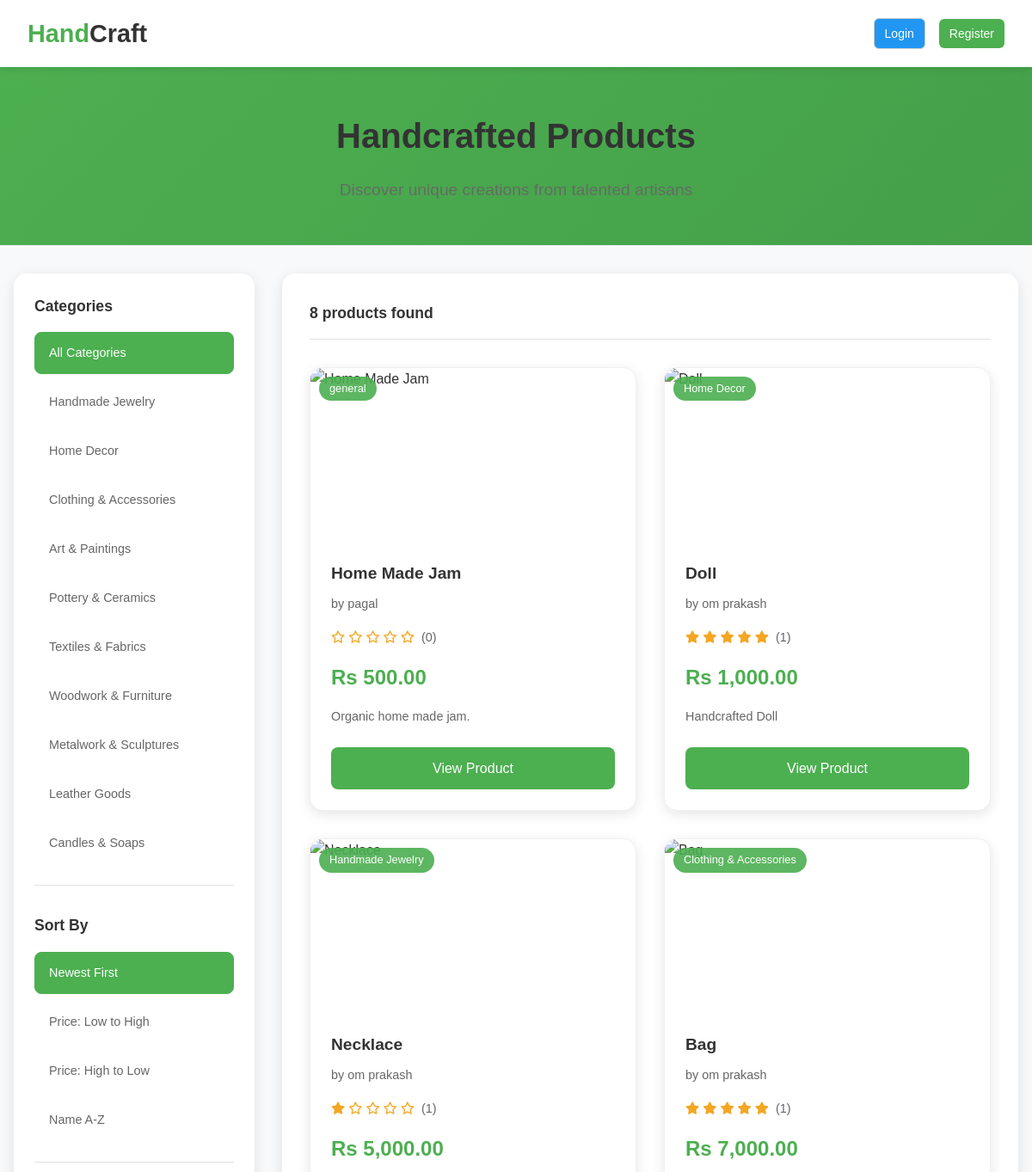
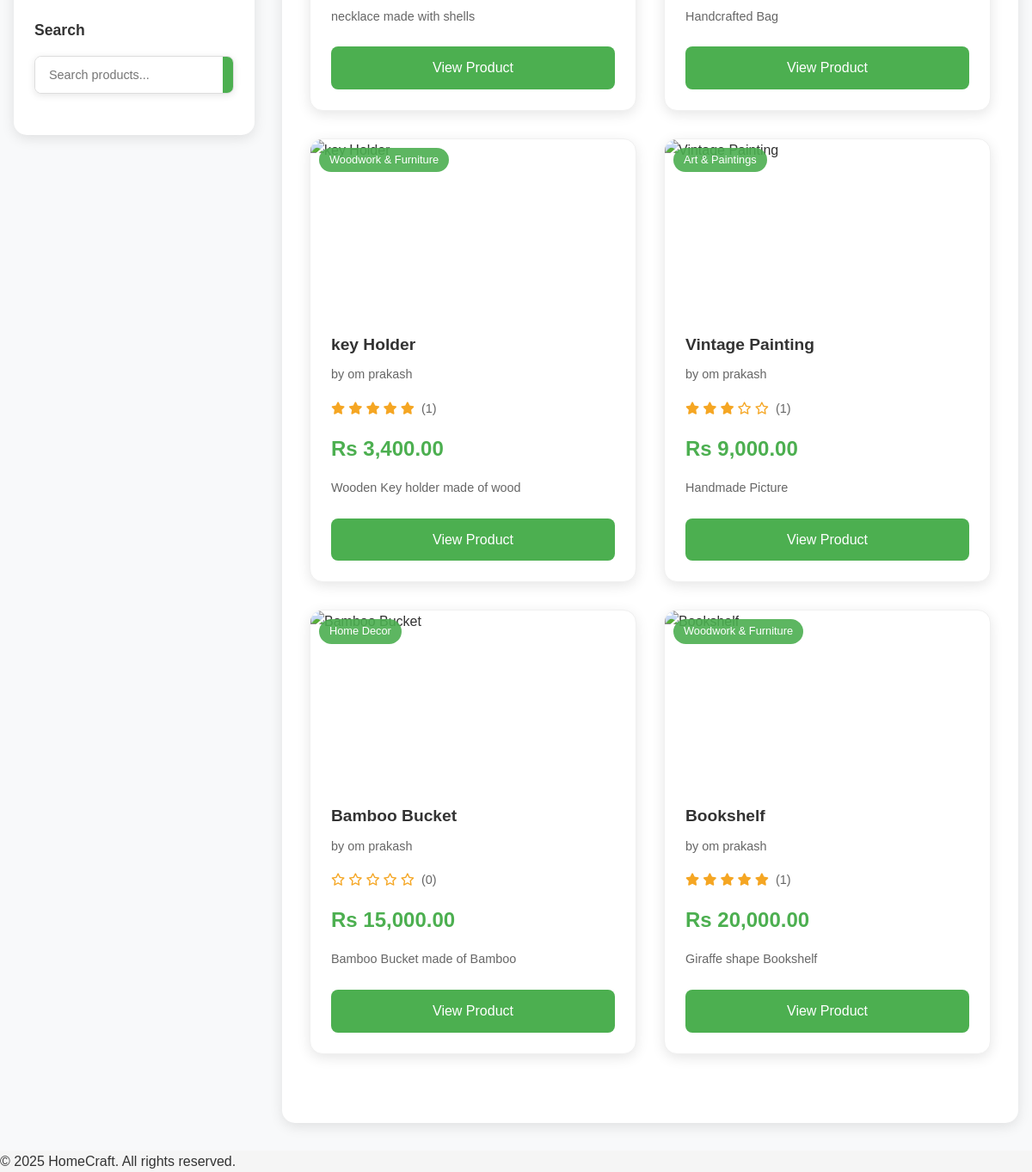
Screenshot of /catalog.php with the database file from the repository (2 pictures, top to bottom).
### tables this page shows
CREATE TABLE `products` (
  `id` int(11) NOT NULL,
  `seller_id` int(10) NOT NULL,
  `name` varchar(255) NOT NULL,
  `description` text DEFAULT NULL,
  `category` varchar(50) DEFAULT 'general',
  `price` decimal(10,2) NOT NULL,
  `stock` int(10) UNSIGNED NOT NULL DEFAULT 0,
  `is_active` tinyint(1) DEFAULT 1,
  `image` varchar(255) DEFAULT NULL,
  `created_at` timestamp NOT NULL DEFAULT current_timestamp()
);

CREATE TABLE `users` (
  `id` int(11) NOT NULL,
  `name` varchar(100) NOT NULL,
  `email` varchar(100) NOT NULL,
  `password` varchar(255) NOT NULL,
  `role` enum('buyer','seller','admin') DEFAULT 'buyer',
  `account_status` enum('active','frozen','suspended') DEFAULT 'active',
  `frozen_reason` text DEFAULT NULL,
  `frozen_at` timestamp NULL DEFAULT NULL,
  `subscription_expires` date DEFAULT NULL,
  `created_at` timestamp NOT NULL DEFAULT current_timestamp()
);

### config/config.php (called while the page is built, shortened)
<?php
function db(): PDO {
    $pdo = new PDO("mysql:host=localhost;dbname=homecraft;charset=utf8mb4", "root", "");
    $pdo->setAttribute(PDO::ATTR_ERRMODE, PDO::ERRMODE_EXCEPTION);
    $pdo->setAttribute(PDO::ATTR_DEFAULT_FETCH_MODE, PDO::FETCH_ASSOC);
    return $pdo;
}
function get_categories(): array {
    return [
        'jewelry' => 'Handmade Jewelry',
        'home-decor' => 'Home Decor',
        'clothing' => 'Clothing & Accessories',
        'art' => 'Art & Paintings',
        'pottery' => 'Pottery & Ceramics',
        'textiles' => 'Textiles & Fabrics',
        'woodwork' => 'Woodwork & Furniture',
        'metalwork' => 'Metalwork & Sculptures',
        'leather' => 'Leather Goods',
        'candles' => 'Candles & Soaps'
    ];
}
function format_price(float $price): string {
    return 'Rs ' . number_format($price, 2);
}
function truncate_text(string $text, int $length = 100): string {
    if (strlen($text) <= $length) {
        return $text;
    }
    return substr($text, 0, $length) . '...';
}

### app/Database.php (called while the page is built, shortened)
<?php
class Database {
    private static ?PDO $pdo = null;
    public static function pdo(): PDO {
        if (self::$pdo === null) {
            self::$pdo = db();
        }
        return self::$pdo;
    }
}

### app/Product.php (called while the page is built, shortened)
<?php
class Product {
    public static function allActive(int $limit = null, int $offset = 0): array {
        $sql = "SELECT p.*, u.name as seller_name FROM products p
                JOIN users u ON p.seller_id = u.id
                WHERE p.is_active = 1
                ORDER BY p.created_at DESC";
        if ($limit) {
            $sql .= " LIMIT $limit OFFSET $offset";
        }
        $stmt = Database::pdo()->query($sql);
        return $stmt->fetchAll();
    }
    public static function getTotalCount(): int {
        try {
            $stmt = Database::pdo()->query("SELECT COUNT(*) FROM products WHERE is_active = 1");
        } catch (Exception $e) {
            $stmt = Database::pdo()->query("SELECT COUNT(*) FROM products");
        }
        return (int) $stmt->fetchColumn();
    }
    public static function getRatingSummary(int $productId): array {
        try {
            $stmt = Database::pdo()->prepare("SELECT COUNT(*) as count, COALESCE(AVG(rating),0) as avg FROM product_reviews WHERE product_id = ?");
            $stmt->execute([$productId]);
            $row = $stmt->fetch() ?: ['count' => 0, 'avg' => 0];
            return ['count' => (int)$row['count'], 'avg' => round((float)$row['avg'], 2)];
        } catch (Exception $e) {
            return ['count' => 0, 'avg' => 0.0];
        }
    }
}

### public/catalog.php (the view, shortened to what this page needs)
<?php
require_once __DIR__ . '/../config/config.php';
require_once __DIR__ . '/../app/Database.php';
require_once __DIR__ . '/../app/Product.php';
$category = $_GET['category'] ?? '';
$search = $_GET['search'] ?? '';
$sort = $_GET['sort'] ?? 'newest';
$page = max(1, (int)($_GET['page'] ?? 1));
$perPage = ITEMS_PER_PAGE;
$offset = ($page - 1) * $perPage;
try {
    if ($category && $category !== 'all') {
        $products = Product::byCategory($category);
        $totalProducts = count($products);
        $products = array_slice($products, $offset, $perPage);
    } elseif ($search) {
        $products = Product::search($search);
        $totalProducts = count($products);
        $products = array_slice($products, $offset, $perPage);
    } else {
        $products = Product::allActive($perPage, $offset);
        $totalProducts = Product::getTotalCount();
    }
} catch (Exception $e) {
    error_log("Error fetching products: " . $e->getMessage());
    $products = [];
    $totalProducts = 0;
}
$allCategories = get_categories();
?>
<!DOCTYPE html>
<html lang="en">
<head>
    <link rel="stylesheet" href="handcraf.css">
    <link rel="stylesheet" href="startstyle.css">
    <link rel="stylesheet" href="https://cdnjs.cloudflare.com/ajax/libs/font-awesome/6.4.0/css/all.min.css">
</head>
<body>
    <?php include __DIR__ . '/../includes/header.php'; ?>
    <div class="catalog-container">
        <div class="catalog-header">
            <div class="container">
                <h1>Handcrafted Products</h1>
                <p>Discover unique creations from talented artisans</p>
            </div>
    </div>
        <div class="container">
            <div class="catalog-layout">
                <aside class="catalog-sidebar">
                    <div class="filter-section">
                        <h3>Categories</h3>
                        <div class="filter-options">
                            <a href="?<?= http_build_query(array_merge($_GET, ['category' => '', 'page' => 1])) ?>"
                               class="filter-option <?= !$category ? 'active' : '' ?>">
                                All Categories
                            </a>
                            <?php foreach ($allCategories as $key => $name): ?>
                                <a href="?<?= http_build_query(array_merge($_GET, ['category' => $key, 'page' => 1])) ?>"
                                   class="filter-option <?= $category === $key ? 'active' : '' ?>">
                                    <?= $name ?>
  </a>
<?php endforeach; ?>
</div>
                    </div>
                    <div class="filter-section">
                        <h3>Sort By</h3>
                        <div class="filter-options">
                            <a href="?<?= http_build_query(array_merge($_GET, ['sort' => 'newest', 'page' => 1])) ?>"
                               class="filter-option <?= $sort === 'newest' ? 'active' : '' ?>">
                                Newest First
                            </a>
                            <a href="?<?= http_build_query(array_merge($_GET, ['sort' => 'price-low', 'page' => 1])) ?>"
                               class="filter-option <?= $sort === 'price-low' ? 'active' : '' ?>">
                                Price: Low to High
                            </a>
                            <a href="?<?= http_build_query(array_merge($_GET, ['sort' => 'price-high', 'page' => 1])) ?>"
                               class="filter-option <?= $sort === 'price-high' ? 'active' : '' ?>">
                                Price: High to Low
                            </a>
                            <a href="?<?= http_build_query(array_merge($_GET, ['sort' => 'name', 'page' => 1])) ?>"
                               class="filter-option <?= $sort === 'name' ? 'active' : '' ?>">
                                Name A-Z
                            </a>
                        </div>
                    </div>
                    <div class="filter-section">
                        <h3>Search</h3>
                        <form method="GET" class="sidebar-search">
                            <div class="search-input-group">
                                <input type="text" name="search" placeholder="Search products..."
                                       value="<?= htmlspecialchars($search) ?>" class="search-input">
                                <button type="submit" class="search-btn">
                                </button>
                            </div>
                        </form>
                    </div>
                </aside>
                <main class="catalog-main">
                                            <div class="catalog-toolbar">
                            <div class="results-info">
                                <span class="results-count">
                                    <?= $totalProducts ?> product<?= $totalProducts !== 1 ? 's' : '' ?> found
                                </span>
                            </div>
                        </div>
                    <?php if (!empty($products)): ?>
                        <div class="products-grid catalog-grid">
                            <?php foreach ($products as $product): ?>
                                <div class="product-card">
                                    <div class="product-image">
                                        <?php if (isset($product['category']) && $product['category']): ?>
                                            <div class="category-badge"><?= $allCategories[$product['category']] ?? $product['category'] ?></div>
                                        <?php endif; ?>
                                    </div>
                                    <div class="product-info">
                                        <h3><?= htmlspecialchars($product['name']) ?></h3>
                                        <p class="seller-name">by <?= htmlspecialchars($product['seller_name']) ?></p>
                                        <?php $sum = Product::getRatingSummary((int)$product['id']); $filled = (int)round($sum['avg']); ?>
                                        <div class="seller-name" style="color:#f5a623;">
                                            <?php for ($i=1; $i<=5; $i++): ?>
                                                <?php if ($i <= $filled): ?><i class="fas fa-star"></i><?php else: ?><i class="far fa-star"></i><?php endif; ?>
                                            <?php endfor; ?>
                                            <span style="color:#666; margin-left:.25rem;">(<?= (int)$sum['count'] ?>)</span>
                                        </div>
                                        <div class="product-price"><?= format_price($product['price']) ?></div>
                                        <p class="product-description"><?= truncate_text($product['description']) ?></p>
                                        <div class="product-actions">
                                            <a href="product.php?id=<?= $product['id'] ?>" class="btn-view">View Product</a>
                                        </div>
                                    </div>
                                </div>
                            <?php endforeach; ?>
                        </div>
                    <?php endif; ?>
                </main>
            </div>
        </div>
    </div>
    <?php include __DIR__ . '/../includes/footer.php'; ?>
</body>
</html>

### includes/header.php (shortened to what this page needs)
<?php
$user = $_SESSION['user'] ?? null;
$role = $user['role'] ?? null;
$frozen = $user['is_frozen'] ?? null;
?>
<header class="main-header">
    <div class="logo"><span>Hand</span>Craft</div>
    <div class="header-icons">
        <?php if ($user): ?>
            <span class="welcome">Hello, <?= e($user['name']) ?></span>
            <?php if ($role === 'buyer'): ?>
                <a href="wishlist.php" class="btn wishlist" title="My Wishlist">
                    <i class="fas fa-heart"></i> Wishlist
                </a>
                <a href="cart.php" class="btn cart" title="Shopping Cart">
                    <i class="fas fa-shopping-cart"></i> Cart
                </a>
            <?php endif; ?>
            <?php if ($frozen == 'false'): ?>
                 <a href="logout.php" class="btn logout">Logout</a>
                 <?php endif; ?>
                 <a href="../public/logout.php" class="btn logout">Logout</a>
        <?php else: ?>
            <a href="login.php" class="btn login">Login</a>
            <a href="register.php" class="btn register">Register</a>
        <?php endif; ?>
    </div>
</header>

### includes/footer.php (shortened to what this page needs)
<footer class="mt-16 py-8 text-center text-sm text-gray-500">
  &copy; <?php echo date('Y'); ?> HomeCraft. All rights reserved.
</footer>
</body>
</html>

### public/handcraf.css (style rules this page uses)
* { margin: 0; padding: 0; box-sizing: border-box; }
body { font-family: 'Segoe UI', sans-serif; background-color: #fffdf7; color: #333; line-height: 1.6; }
.container { max-width: 1200px; margin: 0 auto; padding: 0 2rem; }
.main-header { display: flex; justify-content: space-between; align-items: center; padding: 1rem 2rem; background: #fff; box-shadow: 0 2px 8px rgba(0,0,0,0.05); position: sticky; top: 0; z-index: 1000; }
.logo { font-size: 1.6rem; font-weight: bold; color: #333; }
.logo span { color: #ff6b6b; }
.header-icons { display: flex; align-items: center; gap: 1rem; }
.btn { padding: 0.5rem 1rem; border-radius: 20px; border: 1px solid transparent; font-weight: bold; cursor: pointer; transition: all 0.3s ease; text-decoration: none; display: inline-block; }
.header-icons .btn { padding: 6px 12px; border-radius: 6px; text-decoration: none; font-size: 14px; transition: 0.3s; }
.btn.login { border: 1px solid #ccc; color: #333; background: transparent; }
.btn.register, .btn.logout { background: #ff6b6b; color: white; }
.search-input-group { display: flex; background: white; border-radius: 25px; box-shadow: 0 4px 15px rgba(0,0,0,0.1); overflow: hidden; }
.search-input { flex: 1; padding: 1rem 1.5rem; border: none; outline: none; font-size: 1rem; }
.search-btn { background: #ff6b6b; color: white; border: none; padding: 1rem 1.5rem; cursor: pointer; transition: background 0.3s ease; }
.products-grid { display: grid; grid-template-columns: repeat(auto-fit, minmax(280px, 1fr)); gap: 2rem; margin-bottom: 3rem; }
.product-card { background: #fff; border-radius: 15px; overflow: hidden; box-shadow: 0 5px 15px rgba(0,0,0,0.08); transition: transform 0.3s ease; position: relative; }
.product-image { height: 200px; overflow: hidden; position: relative; }
.category-badge { position: absolute; top: 10px; left: 10px; background: rgba(0,0,0,0.7); color: white; padding: 0.3rem 0.8rem; border-radius: 15px; font-size: 0.7rem; font-weight: bold; }
.product-info { padding: 1.5rem; }
.product-info h3 { font-size: 1.2rem; margin-bottom: 0.5rem; color: #333; }
.seller-name { color: #666; margin-bottom: 0.5rem; font-size: 0.9rem; }
.product-price { color: #ff6b6b; font-weight: bold; font-size: 1.1rem; margin-bottom: 0.5rem; }
.product-description { font-size: 0.9rem; color: #555; margin-bottom: 1rem; line-height: 1.5; }
.product-actions { display: flex; gap: 0.5rem; align-items: center; }
.catalog-container { background: #f8f9fa; min-height: calc(100vh - 80px); }
.catalog-header { background: #fff; padding: 3rem 0; text-align: center; border-bottom: 1px solid #e9ecef; }
.catalog-header h1 { font-size: 2.5rem; margin-bottom: 0.5rem; color: #333; }
.catalog-header p { font-size: 1.1rem; color: #666; }
.catalog-layout { display: grid; grid-template-columns: 250px 1fr; gap: 2rem; padding: 2rem 0; }
.catalog-sidebar { background: #fff; border-radius: 15px; padding: 1.5rem; box-shadow: 0 2px 10px rgba(0,0,0,0.05); height: fit-content; position: sticky; top: 100px; }
.filter-section { margin-bottom: 2rem; padding-bottom: 1.5rem; border-bottom: 1px solid #e9ecef; }
.filter-section:last-child { border-bottom: none; margin-bottom: 0; }
.filter-section h3 { font-size: 1.1rem; margin-bottom: 1rem; color: #333; }
.filter-options { display: flex; flex-direction: column; gap: 0.5rem; }
.filter-option { display: block; padding: 0.5rem 0.8rem; text-decoration: none; color: #666; border-radius: 8px; transition: all 0.3s ease; font-size: 0.9rem; }
.filter-option.active { background: #ff6b6b; color: white; }
.sidebar-search .search-input-group { border-radius: 8px; box-shadow: 0 2px 8px rgba(0,0,0,0.1); }
.sidebar-search .search-input { padding: 0.8rem 1rem; font-size: 0.9rem; }
.sidebar-search .search-btn { padding: 0.8rem 1rem; }
.catalog-main { background: #fff; border-radius: 15px; padding: 2rem; box-shadow: 0 2px 10px rgba(0,0,0,0.05); }
.results-info { display: flex; align-items: center; gap: 1rem; }
.results-count { font-size: 1.1rem; font-weight: 600; color: #333; }
.catalog-grid { grid-template-columns: repeat(auto-fill, minmax(300px, 1fr)); }

### rows the page displays
products: category "general", name "Home Made Jam", seller.name "pagal", count "0", price "Rs 500.00", description "Organic home made jam."
products: category "Home Decor", name "Doll", seller.name "om prakash", count "1", price "Rs 1,000.00", description "Handcrafted Doll"
products: category "Handmade Jewelry", name "Necklace", seller.name "om prakash", count "1", price "Rs 5,000.00", description "necklace made with shells"
products: category "Clothing & Accessories", name "Bag", seller.name "om prakash", count "1", price "Rs 7,000.00", description "Handcrafted Bag"
products: category "Woodwork & Furniture", name "key Holder", seller.name "om prakash", count "1", price "Rs 3,400.00", description "Wooden Key holder made of wood"
products: category "Art & Paintings", name "Vintage Painting", seller.name "om prakash", count "1", price "Rs 9,000.00", description "Handmade Picture"
products: category "Home Decor", name "Bamboo Bucket", seller.name "om prakash", count "0", price "Rs 15,000.00", description "Bamboo Bucket made of Bamboo"
products: category "Woodwork & Furniture", name "Bookshelf", seller.name "om prakash", count "1", price "Rs 20,000.00", description "Giraffe shape Bookshelf"

### other values shown
$name "Handmade Jewelry"
$name "Home Decor"
$name "Clothing & Accessories"
$name "Art & Paintings"
$name "Pottery & Ceramics"
$name "Textiles & Fabrics"
$name "Woodwork & Furniture"
$name "Metalwork & Sculptures"
$name "Leather Goods"
$name "Candles & Soaps"
$totalProducts "8"
